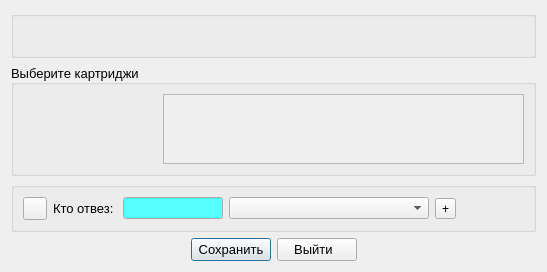
<?xml version="1.0" encoding="UTF-8"?>
<ui version="4.0">
 <class>Transfer_tudsa_add</class>
 <widget class="QDialog" name="Transfer_tudsa_add">
  <property name="geometry">
   <rect>
    <x>0</x>
    <y>0</y>
    <width>547</width>
    <height>257</height>
   </rect>
  </property>
  <layout class="QVBoxLayout" name="verticalLayout">
   <item>
    <widget class="QGroupBox" name="groupBox_2">
     <layout class="QHBoxLayout" name="horizontalLayout">
      <item>
       <spacer name="horizontalSpacer_13">
        <property name="orientation">
         <enum>Qt::Horizontal</enum>
        </property>
        <property name="sizeType">
         <enum>QSizePolicy::Fixed</enum>
        </property>
        <property name="sizeHint" stdset="0">
         <size>
          <width>200</width>
          <height>20</height>
         </size>
        </property>
       </spacer>
      </item>
      <item>
       <layout class="QVBoxLayout" name="verticalLayoutDate"/>
      </item>
     </layout>
    </widget>
   </item>
   <item>
    <widget class="QGroupBox" name="model_GB">
     <property name="sizePolicy">
      <sizepolicy hsizetype="Preferred" vsizetype="Maximum">
       <horstretch>0</horstretch>
       <verstretch>0</verstretch>
      </sizepolicy>
     </property>
     <property name="font">
      <font>
       <pointsize>10</pointsize>
      </font>
     </property>
     <property name="title">
      <string>Выберите картриджи</string>
     </property>
     <property name="alignment">
      <set>Qt::AlignLeading|Qt::AlignLeft|Qt::AlignVCenter</set>
     </property>
     <layout class="QHBoxLayout" name="horizontalLayout_2">
      <item>
       <spacer name="horizontalSpacer_3">
        <property name="orientation">
         <enum>Qt::Horizontal</enum>
        </property>
        <property name="sizeType">
         <enum>QSizePolicy::Fixed</enum>
        </property>
        <property name="sizeHint" stdset="0">
         <size>
          <width>140</width>
          <height>20</height>
         </size>
        </property>
       </spacer>
      </item>
      <item>
       <widget class="QScrollArea" name="scrollArea">
        <property name="sizePolicy">
         <sizepolicy hsizetype="Expanding" vsizetype="MinimumExpanding">
          <horstretch>0</horstretch>
          <verstretch>0</verstretch>
         </sizepolicy>
        </property>
        <property name="maximumSize">
         <size>
          <width>16777215</width>
          <height>1200</height>
         </size>
        </property>
        <property name="widgetResizable">
         <bool>true</bool>
        </property>
        <widget class="QWidget" name="scrollAreaWidgetContents">
         <property name="geometry">
          <rect>
           <x>0</x>
           <y>0</y>
           <width>361</width>
           <height>69</height>
          </rect>
         </property>
         <layout class="QGridLayout" name="gridLayout">
          <item row="0" column="0">
           <layout class="QVBoxLayout" name="verticalLayoutCartr"/>
          </item>
         </layout>
        </widget>
       </widget>
      </item>
     </layout>
    </widget>
   </item>
   <item>
    <widget class="QGroupBox" name="groupBox">
     <layout class="QHBoxLayout" name="horizontalLayout_3">
      <item>
       <widget class="QToolButton" name="fio_default_TB">
        <property name="toolTip">
         <string>Установить сотрудника по умолчанию</string>
        </property>
        <property name="icon">
         <iconset resource="resources.qrc">
          <normaloff>:/buttonEdit</normaloff>:/buttonEdit</iconset>
        </property>
       </widget>
      </item>
      <item>
       <widget class="QLabel" name="fio_label">
        <property name="font">
         <font>
          <pointsize>10</pointsize>
         </font>
        </property>
        <property name="text">
         <string>Кто отвез: </string>
        </property>
        <property name="alignment">
         <set>Qt::AlignRight|Qt::AlignTrailing|Qt::AlignVCenter</set>
        </property>
       </widget>
      </item>
      <item>
       <widget class="QLineEdit" name="fio_LE">
        <property name="minimumSize">
         <size>
          <width>100</width>
          <height>0</height>
         </size>
        </property>
        <property name="maximumSize">
         <size>
          <width>100</width>
          <height>16777215</height>
         </size>
        </property>
        <property name="palette">
         <palette>
          <active>
           <colorrole role="Base">
            <brush brushstyle="SolidPattern">
             <color alpha="255">
              <red>85</red>
              <green>255</green>
              <blue>255</blue>
             </color>
            </brush>
           </colorrole>
          </active>
          <inactive>
           <colorrole role="Base">
            <brush brushstyle="SolidPattern">
             <color alpha="255">
              <red>85</red>
              <green>255</green>
              <blue>255</blue>
             </color>
            </brush>
           </colorrole>
          </inactive>
          <disabled>
           <colorrole role="Base">
            <brush brushstyle="SolidPattern">
             <color alpha="255">
              <red>236</red>
              <green>233</green>
              <blue>216</blue>
             </color>
            </brush>
           </colorrole>
          </disabled>
         </palette>
        </property>
        <property name="maxLength">
         <number>5</number>
        </property>
       </widget>
      </item>
      <item>
       <widget class="QComboBox" name="fio_CB">
        <property name="minimumSize">
         <size>
          <width>200</width>
          <height>0</height>
         </size>
        </property>
        <property name="maximumSize">
         <size>
          <width>200</width>
          <height>16777215</height>
         </size>
        </property>
        <property name="palette">
         <palette>
          <active>
           <colorrole role="Base">
            <brush brushstyle="SolidPattern">
             <color alpha="255">
              <red>85</red>
              <green>255</green>
              <blue>255</blue>
             </color>
            </brush>
           </colorrole>
          </active>
          <inactive>
           <colorrole role="Base">
            <brush brushstyle="SolidPattern">
             <color alpha="255">
              <red>85</red>
              <green>255</green>
              <blue>255</blue>
             </color>
            </brush>
           </colorrole>
          </inactive>
          <disabled>
           <colorrole role="Base">
            <brush brushstyle="SolidPattern">
             <color alpha="255">
              <red>240</red>
              <green>240</green>
              <blue>240</blue>
             </color>
            </brush>
           </colorrole>
          </disabled>
         </palette>
        </property>
       </widget>
      </item>
      <item>
       <widget class="QToolButton" name="fio_TB">
        <property name="toolTip">
         <string>Добавить сотрудника</string>
        </property>
        <property name="text">
         <string>+</string>
        </property>
       </widget>
      </item>
      <item>
       <spacer name="horizontalSpacer_5">
        <property name="orientation">
         <enum>Qt::Horizontal</enum>
        </property>
        <property name="sizeHint" stdset="0">
         <size>
          <width>40</width>
          <height>20</height>
         </size>
        </property>
       </spacer>
      </item>
     </layout>
    </widget>
   </item>
   <item>
    <spacer name="verticalSpacer_2">
     <property name="orientation">
      <enum>Qt::Vertical</enum>
     </property>
     <property name="sizeHint" stdset="0">
      <size>
       <width>20</width>
       <height>7</height>
      </size>
     </property>
    </spacer>
   </item>
   <item>
    <layout class="QHBoxLayout" name="horizontalLayout_11">
     <item>
      <spacer name="horizontalSpacer">
       <property name="orientation">
        <enum>Qt::Horizontal</enum>
       </property>
       <property name="sizeHint" stdset="0">
        <size>
         <width>40</width>
         <height>20</height>
        </size>
       </property>
      </spacer>
     </item>
     <item>
      <widget class="QPushButton" name="pbSave">
       <property name="font">
        <font>
         <pointsize>10</pointsize>
        </font>
       </property>
       <property name="text">
        <string>Сохранить</string>
       </property>
       <property name="icon">
        <iconset resource="resources.qrc">
         <normaloff>:/buttonOk</normaloff>:/buttonOk</iconset>
       </property>
      </widget>
     </item>
     <item>
      <widget class="QPushButton" name="pbCancel">
       <property name="font">
        <font>
         <pointsize>10</pointsize>
        </font>
       </property>
       <property name="text">
        <string> Выйти   </string>
       </property>
       <property name="icon">
        <iconset resource="resources.qrc">
         <normaloff>:/buttonCancel</normaloff>:/buttonCancel</iconset>
       </property>
      </widget>
     </item>
     <item>
      <spacer name="horizontalSpacer_2">
       <property name="orientation">
        <enum>Qt::Horizontal</enum>
       </property>
       <property name="sizeHint" stdset="0">
        <size>
         <width>40</width>
         <height>20</height>
        </size>
       </property>
      </spacer>
     </item>
    </layout>
   </item>
  </layout>
  <zorder>model_GB</zorder>
  <zorder>groupBox</zorder>
  <zorder>verticalSpacer_2</zorder>
  <zorder>groupBox_2</zorder>
 </widget>
 <resources>
  <include location="resources.qrc"/>
 </resources>
 <connections>
  <connection>
   <sender>pbCancel</sender>
   <signal>clicked()</signal>
   <receiver>Transfer_tudsa_add</receiver>
   <slot>reject()</slot>
   <hints>
    <hint type="sourcelabel">
     <x>217</x>
     <y>447</y>
    </hint>
    <hint type="destinationlabel">
     <x>282</x>
     <y>434</y>
    </hint>
   </hints>
  </connection>
 </connections>
</ui>
